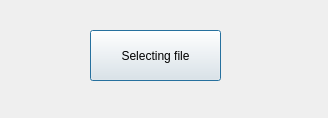
<?xml version="1.0" encoding="UTF-8"?>
<ui version="4.0">
 <class>Selecting_file</class>
 <widget class="QDialog" name="Selecting_file">
  <property name="geometry">
   <rect>
    <x>0</x>
    <y>0</y>
    <width>328</width>
    <height>118</height>
   </rect>
  </property>
  <property name="windowTitle">
   <string>Select</string>
  </property>
  <widget class="QPushButton" name="pushButton">
   <property name="geometry">
    <rect>
     <x>90</x>
     <y>30</y>
     <width>131</width>
     <height>51</height>
    </rect>
   </property>
   <property name="text">
    <string>Selecting file</string>
   </property>
  </widget>
 </widget>
 <resources/>
 <connections/>
</ui>
